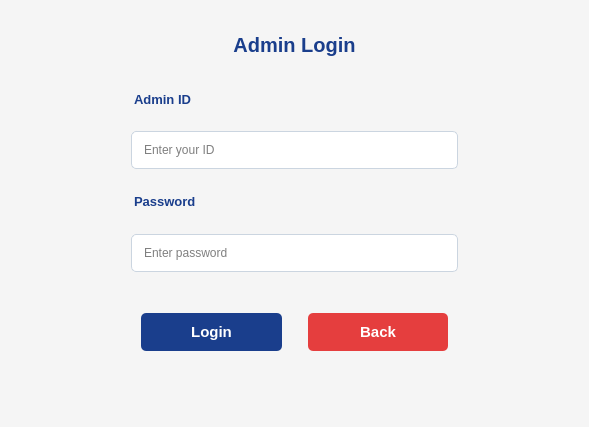
<?xml version="1.0" encoding="UTF-8"?>
<ui version="4.0">
 <class>admin</class>
 <widget class="QDialog" name="admin">
  <property name="geometry">
   <rect>
    <x>0</x>
    <y>0</y>
    <width>589</width>
    <height>427</height>
   </rect>
  </property>
  <property name="windowTitle">
   <string>Admin Page</string>
  </property>
  <property name="styleSheet">
   <string notr="true">/* ===== Base Dialog Styles ===== */
#admin {
    background-color: #f5f5f5;  /* Light mode default */
    border-radius: 8px;
    font-family: 'Segoe UI';
}

/* ===== Dark Mode Support ===== */
[darkMode=&quot;true&quot;] #admin {
    background-color: #2d3748;  /* Dark slate */
    color: #e2e8f0;
}

/* ===== Title Label ===== */
#label {
    font-size: 20px;
    font-weight: bold;
    color: rgb(26, 62, 140);
    padding: 10px 0 10px 0;
    qproperty-alignment: AlignCenter;
}

#label_2, #label_3 {
    color: rgb(26, 62, 140);
    font-size: 13px;
    font-weight: bold;
    padding: 0 50px 0px 20px;  /* Reduced bottom padding (from 20px to 2px) */
    margin-bottom: -25px;        /* Pulls label closer to the input */
}

/* ===== Input Fields ===== */
#admin QLineEdit {
    background: white;
	color : black;
    border: 1px solid #cbd5e0;
    border-radius: 5px;
    padding: 10px;
    margin: 5px 20px;
    min-width: 250px;
}

[darkMode=&quot;true&quot;] #admin QLineEdit {
    background: #4a5568;  /* Dark input */
    border-color: #718096;
    color: white;
}

/* ===== Buttons ===== */
#admin QPushButton {
    background-color: #1a3e8c;
    color: white;
    border: none;
    border-radius: 5px;
    padding: 10px 20px;
    margin: 15px 10px;
    min-width: 100px;
}

#admin QPushButton:hover {
    background-color: #2c5282;  /* Darker hover */
}

#admin QPushButton#Back_btn {
    background-color: #e53e3e;  /* Red for cancel */
}
#admin QPushButton#Back_btn:hover {
    background-color: #c53030;  
}

[darkMode=&quot;true&quot;] #admin QPushButton {
    background-color: #4299e1;  /* Light blue */
}

/* ===== Layout Spacing ===== */
#admin QVBoxLayout {
    spacing: 5px;
    margin: 15px;
}

/* ===== Error Message ===== */
#admin QLabel#errorLabel {
    color: #e53e3e;
    font-size: 12px;
    qproperty-alignment: AlignCenter;
}</string>
  </property>
  <layout class="QVBoxLayout" name="verticalLayout_2">
   <item>
    <layout class="QVBoxLayout" name="verticalLayout">
     <property name="spacing">
      <number>0</number>
     </property>
     <property name="leftMargin">
      <number>100</number>
     </property>
     <property name="topMargin">
      <number>6</number>
     </property>
     <property name="rightMargin">
      <number>100</number>
     </property>
     <property name="bottomMargin">
      <number>41</number>
     </property>
     <item>
      <widget class="QLabel" name="label">
       <property name="styleSheet">
        <string notr="true"/>
       </property>
       <property name="text">
        <string>Admin Login</string>
       </property>
       <property name="alignment">
        <set>Qt::AlignmentFlag::AlignCenter</set>
       </property>
      </widget>
     </item>
     <item>
      <widget class="QLabel" name="label_2">
       <property name="text">
        <string>Admin ID</string>
       </property>
      </widget>
     </item>
     <item>
      <widget class="QLineEdit" name="Adminid">
       <property name="placeholderText">
        <string>Enter your ID</string>
       </property>
      </widget>
     </item>
     <item>
      <widget class="QLabel" name="label_3">
       <property name="text">
        <string>Password</string>
       </property>
      </widget>
     </item>
     <item>
      <widget class="QLineEdit" name="adminpass">
       <property name="echoMode">
        <enum>QLineEdit::EchoMode::Password</enum>
       </property>
       <property name="placeholderText">
        <string>Enter password</string>
       </property>
      </widget>
     </item>
     <item>
      <widget class="QWidget" name="widget_log_bac" native="true">
       <layout class="QHBoxLayout" name="horizontalLayout">
        <property name="leftMargin">
         <number>20</number>
        </property>
        <property name="topMargin">
         <number>21</number>
        </property>
        <property name="rightMargin">
         <number>20</number>
        </property>
        <item>
         <widget class="QPushButton" name="Admin_log_btn">
          <property name="font">
           <font>
            <pointsize>11</pointsize>
            <bold>true</bold>
           </font>
          </property>
          <property name="text">
           <string>Login</string>
          </property>
         </widget>
        </item>
        <item>
         <widget class="QPushButton" name="Back_btn">
          <property name="font">
           <font>
            <pointsize>11</pointsize>
            <bold>true</bold>
           </font>
          </property>
          <property name="text">
           <string>Back</string>
          </property>
         </widget>
        </item>
       </layout>
      </widget>
     </item>
    </layout>
   </item>
  </layout>
 </widget>
 <resources/>
 <connections/>
</ui>
